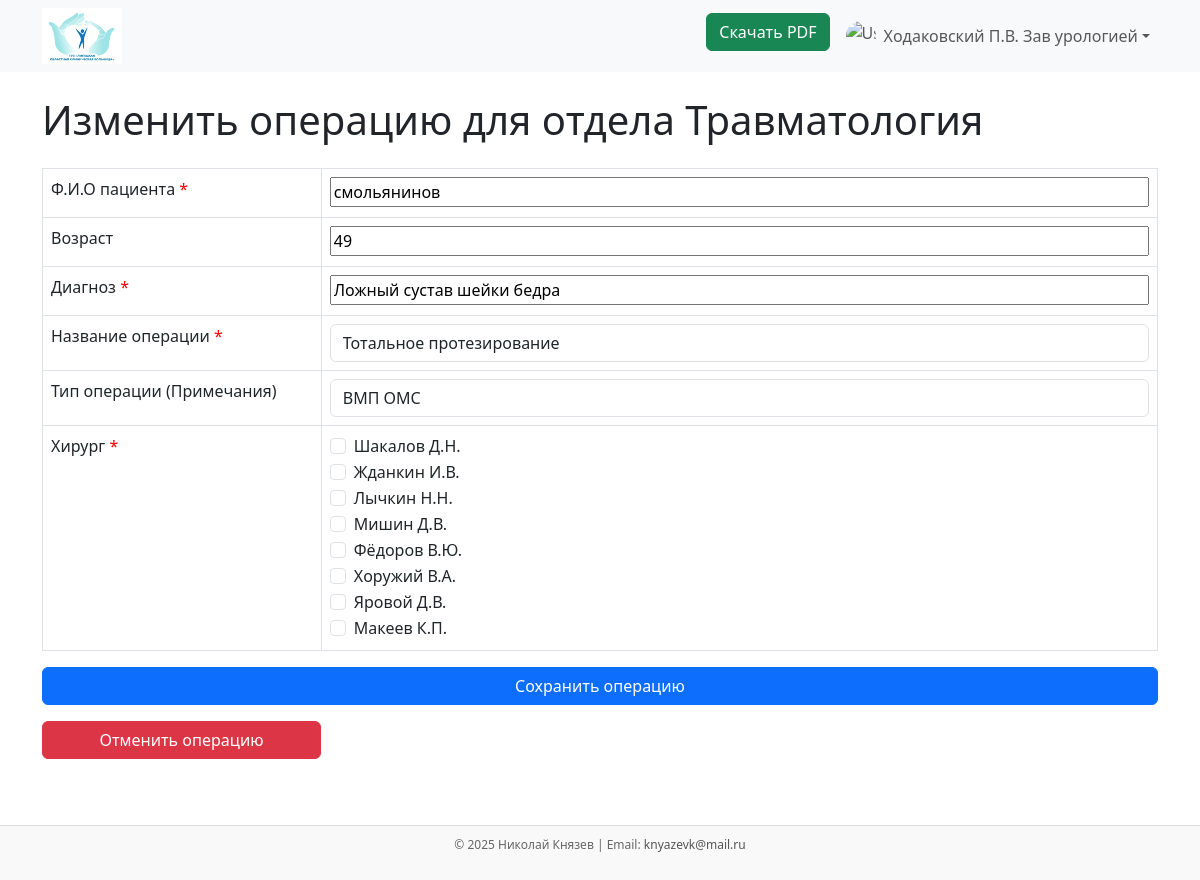
/surgery/138/edit/ (signed in), run on the app's committed database.
### backend/models.py (models this page shows, shortened)
class CustomUser(AbstractBaseUser, PermissionsMixin):
    username = models.CharField(unique=True, max_length=50)
    first_name = models.CharField(max_length=50)
    last_name = models.CharField(max_length=50)
    role = models.CharField(
        max_length=20,
        choices=(
            ("админ", "админ"),
            ("заведующий", "заведующий"),
        ),
        default="заведующий",
    )
    is_active = models.BooleanField(default=True)
    is_staff = models.BooleanField(default=True)
    branches = models.ManyToManyField(
        "Branch",
        related_name="heads",
        blank=True
    )
    groups = models.ManyToManyField(
        "auth.Group",
        related_name="customuser_set",
        blank=True,
        help_text="The groups this user belongs to.",
    )
    user_permissions = models.ManyToManyField(
        "auth.Permission",
        related_name="customuser_set",
        blank=True,
        help_text="Specific permissions for this user.",
    )
    objects = CustomUserManager()
    USERNAME_FIELD = "username"
    REQUIRED_FIELDS = ["first_name", "last_name"]
    class Meta:
        verbose_name = 'Пользователь (Заведующий)'
        verbose_name_plural = 'Пользователи (Заведующии)'

class Branch(models.Model):
    name = models.CharField(max_length=255, verbose_name='Название отдела')
    branch_choices = [(i, str(i)) for i in range(1, 20)]
    branch_number = models.IntegerField(verbose_name='Номер отдела', choices=branch_choices)
    class Meta:
        verbose_name = 'Отдел'
        verbose_name_plural = 'Отдели'

class Surgery(models.Model):
    seq_number = models.PositiveIntegerField(default=0)
    branch = models.ForeignKey(to=Branch, on_delete=models.CASCADE, related_name='surgeries', verbose_name='Oтдел')
    own_branch = models.ForeignKey(to=Branch, on_delete=models.CASCADE, related_name='own_branchs_surgeries', verbose_name="Древний Oтдел")
    full_name = models.CharField('Ф.И.О пациента', max_length=255)
    age = models.IntegerField(verbose_name='Возраст', null=True, blank=True)
    diagnost = models.CharField(verbose_name='Диагноз', max_length=255)
    surgery_name = models.ForeignKey(to=SurgeryName, on_delete=models.CASCADE, related_name='surgeries')
    surgery_type = models.ForeignKey(to=SurgeryType, on_delete=models.CASCADE, related_name='surgeries', null=True, blank=True)
    surgeons = models.ManyToManyField(to=Surgeon, related_name='surgeries')
    date_of_surgery = models.ForeignKey(to='SurgeryDay', on_delete=models.CASCADE, related_name='surgeries', verbose_name='Дата операции', null=True)
    class Meta:
        verbose_name = 'Операция'
        verbose_name_plural = 'Операции'

class SurgeryName(models.Model):
    surgery_name = models.CharField(max_length=255, verbose_name='Название oперация', unique=True)
    class Meta:
        verbose_name = 'Название операции'
        verbose_name_plural = 'Название операции'

class SurgeryType(models.Model):
    type_name = models.CharField(max_length=255, verbose_name='Название типа oперация', unique=True)
    class Meta:
        verbose_name = 'Тип операции (Примечания)'
        verbose_name_plural = 'Тип операции (Примечания)'

class Surgeon(models.Model):
    full_name = models.CharField(unique=True, max_length=255, verbose_name='Ф.И.О Хирурга')
    branch = models.ForeignKey(to="Branch", on_delete=models.CASCADE, related_name='surgeons', verbose_name="Отделение", null=True)
    class Meta:
        verbose_name = 'Хирург'
        verbose_name_plural = 'Хирурги'

### backend/views.py (the view)
# urls.py: path('surgery/<int:surgery_id>/edit/', edit_surgery, name='edit_surgery'),
def edit_surgery(request: HttpRequest, surgery_id: int):
    surgery = get_object_or_404(Surgery, id=surgery_id)
    branch = Branch.objects.get(pk=surgery.branch.pk)
    if request.method == 'POST':
        form = SurgeryEditForm(request.POST, instance=surgery)
        if form.is_valid():
            form.save()
            return redirect('home')
    else:
        form = SurgeryEditForm(instance=surgery)
    context = {
        'form': form,
        'surgery': surgery,
        'surgeons': Surgeon.objects.filter(branch=branch),
        'branch': branch,
    }
    return render(request, 'edit_surgery.html', context)

### backend/forms.py (shortened to what this page needs)
class SurgeryEditForm(forms.Form):
    full_name = forms.CharField(max_length=255, required=True)
    age = forms.IntegerField(required=False)
    diagnost = forms.CharField(max_length=255, required=True)
    surgery_name = forms.CharField(max_length=255, required=True)
    surgery_type = forms.CharField(max_length=255, required=False)
    surgeons = forms.ModelMultipleChoiceField(
        queryset=Surgeon.objects.all(),
        widget=forms.CheckboxSelectMultiple,
        required=True,
    )
    def __init__(self, *args, instance: Surgery = None, **kwargs):
        super().__init__(*args, **kwargs)
        self.instance = instance
        if instance and isinstance(instance, Surgery):
            self.fields['full_name'].initial = instance.full_name
            self.fields['age'].initial = instance.age
            self.fields['diagnost'].initial = instance.diagnost
            self.fields['surgery_name'].initial = instance.surgery_name.surgery_name
            self.fields['surgery_type'].initial = instance.surgery_type.type_name
            self.fields['surgeons'].initial = instance.surgeons.all()

### templates/edit_surgery.html (shortened to what this page needs)
{% extends "base.html" %}
{% load static %}
{% block edit_surgery %}
<div class="container mt-4">
    <h1 class="mb-4">Изменить операцию для отдела {{ branch.name }}</h1>
    <form method="post">
        <table class="table table-bordered">
            <tbody>
                <tr>
                    <td class="w-25">
                        <label for="full_name" class="form-label">Ф.И.О пациента<span class="text-red"> * </span></label>
                    </td>
                    <td>
                        {{ form.full_name }}
                    </td>
                </tr>
                <tr>
                    <td>
                        <label for="age" class="form-label">Возраст</label>
                    </td>
                    <td>
                        {{ form.age }}
                    </td>
                </tr>
                <tr>
                    <td>
                        <label for="diagnost" class="form-label">Диагноз<span class="text-red"> * </span></label>
                    </td>
                    <td>
                        {{ form.diagnost }}
                    </td>
                </tr>
                <tr>
                    <td>
                        <label for="surgery_name" class="form-label">Название операции<span class="text-red"> * </span></label>
                    </td>
                    <td>
                        <input type="text" name="surgery_name" id="surgery_name" class="form-control" placeholder="Введите название операции" required autocomplete="off" value="{{ form.surgery_name.value }}">
                    </td>
                </tr>
                <tr>
                    <td>
                        <label for="surgery_type" class="form-label">Тип операции (Примечания)</label>
                    </td>
                    <td>
                        <input type="text" name="surgery_type" id="surgery_type" class="form-control" placeholder="Введите тип операции" autocomplete="off" value="{{ form.surgery_type.value }}">
                    </td>
                </tr>
                <tr>
                    <td>
                        <label for="surgeon" class="form-label">Хирург<span class="text-red"> * </span></label>
                    </td>
                    <td>
                        {% for surgeon in surgeons %}
                            <div class="form-check">
                                <input class="form-check-input" type="checkbox" name="surgeons" id="surgeon_{{ surgeon.id }}" value="{{ surgeon.id }}">
                                <label class="form-check-label" for="surgeon_{{ surgeon.id }}">
                                    {{ surgeon.full_name }}
                                </label>
                            </div>
                        {% endfor %}
                    </td>
                </tr>
            </tbody>
        </table>
        <div class="row">
            <div class="col">
                <button type="submit" class="btn btn-primary w-100">Сохранить операцию</button>
                <a href="/" class="btn btn-danger w-25 my-3">Отменить операцию</a>
            </div>
        </div>
    </form>
</div>
{% endblock edit_surgery %}

### templates/header.html (shortened to what this page needs)
{% load static %}
<nav class="navbar navbar-expand-lg navbar-light bg-light">
    <div class="container">
        <a class="navbar-brand d-flex py-0 h-100" href="/"><img width="80" src="{% static "images/logo.png" %}"></img></a>
        <div class="collapse navbar-collapse" id="navbarNav">
            <ul class="navbar-nav ms-auto">
                <li class="nav-item me-2">
                    <a class="btn btn-success" href="{% url 'download_pdf' %}?date={{ day.date|date:'Y-m-d' }}">Скачать PDF</a>
                </li>
                {% if user.is_authenticated %}
                    <li class="nav-item dropdown">
                        <a
                            class="nav-link dropdown-toggle d-flex align-items-center"
                            href="#"
                            id="userMenu"
                            role="button"
                            data-bs-toggle="dropdown"
                            aria-expanded="false">
                            <img
                                src="https://cdn-icons-png.flaticon.com/512/847/847969.png"
                                alt="User Icon"
                                width="30"
                                height="30"
                                class="rounded-circle me-2">
                            {{ user.first_name }} {{ user.last_name }}
                        </a>
                    </li>
                {% else %}
                    <li class="nav-item">
                        <a class="btn btn-primary" href="{% url 'login' %}">Вход</a>
                    </li>
                {% endif %}
            </ul>
        </div>
    </div>
</nav>

### staticfiles/css/style.css (style rules this page uses)
td input { width: 100%; }
.text-red { color: red; }

### data on the page
CustomUser: first_name "Ходаковский П.В.", last_name "Зав урологией"
Branch: name "Травматология"
Surgery: full_name "смольянинов", age "49", diagnost "Ложный сустав шейки бедра"
SurgeryName: surgery_name "Тотальное протезирование"
SurgeryType: surgery_type "ВМП ОМС"
Surgeon: full_name "Шакалов Д.Н."
Surgeon: full_name "Жданкин И.В."
Surgeon: full_name "Лычкин Н.Н."
Surgeon: full_name "Мишин Д.В."
Surgeon: full_name "Фёдоров В.Ю."
Surgeon: full_name "Хоружий В.А."
Surgeon: full_name "Яровой Д.В."
Surgeon: full_name "Макеев К.П."
